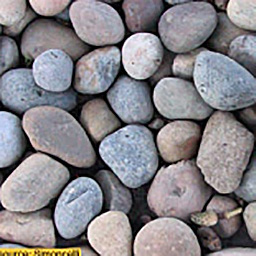
#> input picture pebbles.jpg, 256 x 256 px
$ python texture_synthesis_g.py
#> lines starting #> are read from the running program, lines starting #| are printed output that depends on the picture
#> further down, im is the input picture: shape (256, 256, 3); mean R, G, B 134.4, 131.8, 136.7
### texture_analysis_g.py
'''

	Texture Analysis (Gray Scale Version)

	this is a port of textureSynth/textureAnalysis.m by J. Portilla and E. Simoncelli.
	http://www.cns.nyu.edu/~lcv/texture/


'''

import numpy as np
import matplotlib.pyplot as plt
from scipy.stats import skew, kurtosis
from PIL import Image
import sys, os, copy
import logging

import sutils
import steerable_pyramid as steerable

SCRIPT_NAME = os.path.basename(__file__)
# logging
LOG_FMT = "[%(name)s] %(asctime)s %(levelname)s %(lineno)s %(message)s"
logging.basicConfig(level=logging.DEBUG, format=LOG_FMT)
LOGGER = logging.getLogger(os.path.basename(__file__))

class TextureAnalysis():
	def __init__(self, image, xres, yres, n, k, m):
		self.IMAGE_ARRAY = image # array
		self.XRES = xres # horizontal resolution
		self.YRES = yres # vertical resolution
		self.K = k # num. of orientation
		self.N = n # depth
		self.M = m # window size (must be odd)

		### mean and covariances of original image
		self.MEAN_RGB = np.array([])
		self.COV_RGB = np.array([])

		### marginal statistics of original image
		self.IM_MAR = np.array([])
		self.IM_CA = np.array([])

		## Steerable Pyramid
		self.LR = {}
		self.LR_MAR = np.array([])
		self.LR_MMEAN = 0.
		self.LR_CA = np.array([])

		self.BND = []
		self.BND_M = []
		self.BND_MCOR = []
		self.BND_MMAR = []
		self.BND_R = []
		self.BND_P = []
		self.BND_RP = []
		self.BND_IP = []
		self.H0 = {}
		self.H0_PRO = 0.

		self.COV_LR = np.array([])

		self.CF_MAR = []
		self.CF_CA = []
		self.CF_COUS = []
		self.CF_RCOU = []
		self.CF_CPAR = []
		self.CF_RPAR = []

	'''
		Analyse
	'''
	def analyse(self):

		# marginal statistics of original image.
		self.IM_MAR = sutils.mrg_stats(self.IMAGE_ARRAY)
#> self.IM_MAR = [134.3, 3600.2, -0.708, 2.61, 255, 0]

		# covariance matrix of orignal image
		self.IM_VAR = np.var(self.IMAGE_ARRAY)
#> self.IM_VAR = 3600.2

		# (a1) central auto correlation of image
		self.IM_CA = sutils.get_acorr(self.IMAGE_ARRAY, self.M)

		# add noise (according to textureAnalysis.m)
		# this is not neccesary.
#		noise = np.random.normal(0, 1, self.IMAGE_ARRAY.shape[0] * self.IMAGE_ARRAY.shape[1]).reshape(self.IMAGE_ARRAY.shape[0], self.IMAGE_ARRAY.shape[1])
#		noise = (noise * self.IM_MAR[4] - self.IM_MAR[5]) / 1000.
#		self.IMAGE_ARRAY = self.IMAGE_ARRAY + noise

		#-----------------------------------------
		# create steerable pyramid
		_sp = steerable.SteerablePyramid(self.IMAGE_ARRAY, self.XRES, self.YRES, self.N, self.K, '', '', 0)
		_sp.create_pyramids()

		#-----------------------------------------
		# lowpass residual
		lr = copy.deepcopy(_sp.LR)
		## marginal statistics of LR
		self.LR_MMEAN = np.mean(np.abs(lr['s']))
		## subtract mean : according to textureColorAnalysis.m
		_mean = np.mean(lr['s'].real)
		lr['s'] = lr['s'].real - _mean
		lr['f'] = np.fft.fftshift(np.fft.fft2(lr['s']))
		self.LR = lr
		## marginal statistics of lowpass residual
		## get L0 of LR of small size.(this tric is for synthesis process)
		_s = steerable.SteerablePyramid(lr['s'], lr['s'].shape[1], lr['s'].shape[0], 1, self.K, '', '', 0)
		_s.create_pyramids()

		# initial value of coarse to fine
		im = _s.L0['s'].real
		## marginal statistics of LR
		self.LR_MAR = sutils.mrg_stats(im)
		## central auto correlation of lowpass residuals
		self.LR_CA = sutils.get_acorr(im, self.M)

		#-----------------------------------------
		# bandpass
		bnd = copy.deepcopy(_sp.BND)
		self.BND = bnd

		_b_m, _b_r, _b_i = sutils.trans_b(bnd)
		## marginal statistics of magnitude
		self.BND_MMAR = sutils.mrg_b(_b_m)
		## magnitude
		for i in range(len(_b_m)):
			for k in range(len(_b_m[i])):
				_b_m[i][k] -= np.mean(_b_m[i][k])
		self.BND_M = _b_m
		## central auto-correlation of magnitude (this is 'ace' in textureColorAnalysis.m)
		self.BND_MCOR = sutils.autocorr_b(_b_m, self.M)
		## real values
		self.BND_R = _b_r

		_b_p, _b_rp, _b_ip = sutils.get_parent_g(copy.deepcopy(_sp.BND), lr)
		## maginitude of parent bandpass  (this is 'parent' in textureColorAnalysis.m)
		self.BND_P = _b_p
		## real values of parent bandpass (this is half of 'rparent' in textureColorAnalysis.m)
		self.BND_RP = _b_rp
		## imaginary values of parent bandpass (this is half of 'rparent' in textureColorAnalysis.m)
		self.BND_IP = _b_ip

		#-----------------------------------------
		# highpass residual
		_b = copy.deepcopy(_sp.H0)
		self.H0 = _b
		## marginal statistics of highpass residual
		self.H0_PRO = np.var(_b['s'].real)

		#-----------------------------------------
		# statistics for coarse to fine
		_ms = []
		_ac = []
		_cou = []
		for dp in range(self.N-1, -1, -1):
			# create steerable pyramid (create filters only)
			_z = np.zeros_like(bnd[dp][0]['s'])
			_s = steerable.SteerablePyramid(_z, _z.shape[1], _z.shape[0], 1, self.K, '', '', 0)
			# reconstruct dummy pyramid
			_recon = np.zeros_like(_z)
			for k in range(self.K):
				_recon += _s.B_FILT[0][k] * bnd[dp][k]['f']
			_recon = _recon * _s.L0_FILT
			_recon = np.fft.ifft2(np.fft.ifftshift(_recon)).real

			# expand
			im = sutils.expand(im, 2).real / 4.
			im = im.real + _recon

			# marginal statistics
			_ms.append(sutils.mrg_stats(im))
			# central auto correlations
			_ac.append(sutils.get_acorr(im, self.M))

		self.CF_MAR = _ms[::-1]
		self.CF_CA = _ac[::-1] # this is 'acr' in textureColorAnalysis.m

		#-----------------------------------------
		# auto correlartion matrix of lowpass residual (2 slided)
		self.COV_LR = sutils.cov_lr_g(self.LR)

		# coarse to fine loop (Get statistics of Bandpass)
		for dp in range(self.N-1, -1, -1):

			# combine colors
			cousins = sutils.cori_b(self.BND_M, dp)
			## save covariance matrices
			_tmp = np.dot(cousins.T, cousins) / cousins.shape[0]
			self.CF_COUS.append(copy.deepcopy(_tmp))

			bnd_r = []
			for k in range(self.K):
				bnd_r.append(self.BND[dp][k]['s'].real)

			rcousins = sutils.cori_bc(bnd_r, dp)
			# save covariance matrices
			_tmp = np.dot(rcousins.T, rcousins) / rcousins.shape[0]
			self.CF_RCOU.append(copy.deepcopy(_tmp))

			if dp < self.N-1:
				parents = self.BND_P[dp]
				# save covariance matrices
				_tmp = np.dot(cousins.T, parents) / cousins.shape[0]
				self.CF_CPAR.append(copy.deepcopy(_tmp))

				rparents = sutils.cori_rp(self.BND_RP, self.BND_IP, dp)
				# save covariance matrices
				_tmp = np.dot(rcousins.T, rparents) / rcousins.shape[0]
				self.CF_RPAR.append(copy.deepcopy(_tmp))


		self.CF_COUS = self.CF_COUS[::-1]
		self.CF_RCOU = self.CF_RCOU[::-1]
		self.CF_RPAR = self.CF_RPAR[::-1]
		self.CF_CPAR = self.CF_CPAR[::-1]

		return None

### sutils.py
import numpy as np
import math
from scipy.stats import skew, kurtosis
from sklearn.decomposition import PCA
import os
import logging

SCRIPT_NAME = os.path.basename(__file__)

# logging
LOG_FMT = "[%(name)s] %(asctime)s %(levelname)s %(lineno)s %(message)s"
logging.basicConfig(level=logging.DEBUG, format=LOG_FMT)
LOGGER = logging.getLogger(os.path.basename(__file__))

PS = 1e-6

'''
	Upsampling

	this is a port of textureSynth/expand.m by J. Portilla and E. Simoncelli.
	http://www.cns.nyu.edu/~lcv/texture/
	https://github.com/LabForComputationalVision/textureSynth

'''
# [34 lines left out: function expand, not called in this run]


'''
	Downsampling

	this is a port of textureSynth/shrink.m by J. Portilla and E. Simoncelli.
	https://github.com/LabForComputationalVision/textureSynth

	http://www.cns.nyu.edu/~lcv/texture/

'''
# [19 lines left out: function shrink, not called in this run]

'''
	Doubling phases

	this is a port of textureSynth/modskew.m by J. Portilla and E. Simoncelli.
	https://github.com/LabForComputationalVision/textureSynth

'''
# [11 lines left out: function double_phase, not called in this run]

# [11 lines of commented-out code are left out]


'''
	modify skewness

	this is a port of textureSynth/modskew.m by J. Portilla and E. Simoncelli.
	https://github.com/LabForComputationalVision/textureSynth

	http://www.cns.nyu.edu/~lcv/texture/

'''
# [127 lines left out: function mod_skew, not called in this run]


'''
	modify kurtosis

	this is a port of textureSynth/modkurt.m by J. Portilla and E. Simoncelli.
	https://github.com/LabForComputationalVision/textureSynth

	http://www.cns.nyu.edu/~lcv/texture/

'''
# [106 lines left out: function mod_kurt, not called in this run]


'''
	modify auto correlation

	this is a port of textureSynth/modacor22.m by J. Portilla and E. Simoncelli.
	https://github.com/LabForComputationalVision/textureSynth

	http://www.cns.nyu.edu/~lcv/texture/

'''
# [70 lines left out: function mod_acorr, not called in this run]


'''
	adjust correlation

	this is a port of textureSynth/adjustCorr1s.m by J. Portilla and E. Simoncelli.
	https://github.com/LabForComputationalVision/textureSynth

	http://www.cns.nyu.edu/~lcv/texture/

'''
# [38 lines left out: function adjust_corr1, not called in this run]


'''
	adjust correlation

	this is a port of textureSynth/adjustCorr2s.m by J. Portilla and E. Simoncelli.
	https://github.com/LabForComputationalVision/textureSynth

	http://www.cns.nyu.edu/~lcv/texture/

'''
# [45 lines left out: function adjust_corr2, not called in this run]


'''
	calicurate auto correlation

'''
def get_acorr(im, mm):
#> called with mm = 7
	_fr = np.fft.fft2(im)
#	_fr = np.fft.fftshift(np.fft.fft2(im))
	_la = np.floor((mm-1)/2)

	_t = np.absolute(_fr)
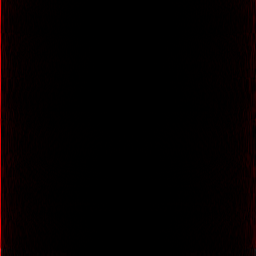
#> _t: shape (256, 256, 3) float64; mean of channels 0, 1, 2 1853.3, 122.8, 122.8; drawn with min black and max white
	_tmp = _t ** 2 / np.prod(_t.shape)
#	_tmp = ( _t - np.mean(_t.flatten()) )**2 / np.prod(_t.shape)
	# important!! auto-correlation
	_tmp = np.fft.ifft2(_tmp)
	_tmp = _tmp.real
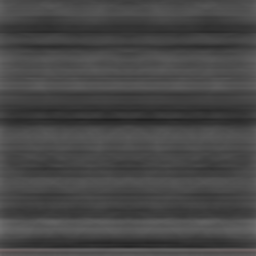
#> _tmp: shape (256, 256, 3) float64; mean of channels 0, 1, 2 71, 70.8, 70.8; drawn as R, G, B
	_tmp = np.fft.ifftshift(_tmp)
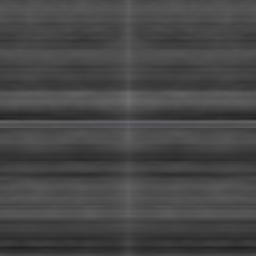
#> _tmp: shape (256, 256, 3) float64; mean of channels 0, 1, 2 70.8, 70.8, 71; drawn as R, G, B
#	_tmp = np.absolute(_tmp)

	ny = int(_t.shape[0]/2.0)
#> ny = 128
	nx = int(_t.shape[1]/2.0)
#> nx = 128

	_sch = min((ny, nx))
	le = int(min((_sch/2-1, _la)))
#> le = 3
	ac = _tmp[ny-le: ny+le+1, nx-le: nx+le+1]

	return ac


'''
	covariance matrix of color image(3 channels)

'''
# [15 lines left out: function cov_im, not called in this run]


'''
	means of color image(3 channels)

'''
# [12 lines left out: function mean_im, not called in this run]


'''
	normalized PCA

'''
# [16 lines left out: function get_pca_test, not called in this run]

'''
	normalized PCA

'''
# [33 lines left out: function get_pca, not called in this run]


'''
	(1) marginal statistics
		mean, variance, skewness, kurtosis, range of original image
		variance of highpass residual
'''
def mrg_stats(image):

	_mean = np.mean(image.real.flatten())
	_var = np.var(image.real.flatten())
	_skew = skew(image.real.flatten())
	_kurt = kurtosis(image.real.flatten()) + 3.0 # make same as MATLAB
	_max = np.max(image.real)
	_min = np.min(image.real)

	return [ _mean, _var, _skew, _kurt, _max, _min ]


'''
	auto-correlation of lowpass residual (Color Version)

'''
# [13 lines left out: function cov_lr, not called in this run]

'''
	conbine slided residuals (Color Version)
'''
# [16 lines left out: function get_2slide, not called in this run]


'''
	auto-correlation of lowpass residual (Gray Version)

'''
# [11 lines left out: function cov_lr_g, not called in this run]


'''
	conbine slided residuals (Gary Version)
'''
# [14 lines left out: function get_2slide_g, not called in this run]


'''
	get magnitude and real values of bandpass

'''
# [23 lines left out: function trans_b, not called in this run]


'''
	get parents of bandpass (Color)

'''
# [39 lines left out: function get_parent, not called in this run]


'''
	get parents of bandpass (Gray)

'''
# [26 lines left out: function get_parent_g, not called in this run]


'''
	central auto-correlation of magnitude of bandpass

'''
# [9 lines left out: function autocorr_b, not called in this run]


'''
	marginal statistics of magnitude of bandpass

'''
# [9 lines left out: function mrg_b, not called in this run]


'''
	combine colors	(color version)

'''
# [88 lines left out: functions cclr_b, cclr_bc, cclr_p, cclr_rp, not called in this run]


'''
	separate colors

'''
# [17 lines left out: function sclr_b, not called in this run]


'''
	combine orientations (Gray Only)

'''
# [47 lines left out: functions cori_b, cori_bc, cori_rp, not called in this run]


'''
	separate orientations (Gray ony)

'''
# [12 lines left out: function sori_b, not called in this run]

'''
	Create mirrored image

'''
def pad_reflect(image):
	image1 = np.pad(image, [[int(image.shape[0]/2), int(image.shape[0]/2)], [int(image.shape[1]/2), int(image.shape[1]/2)]] , 'reflect')
	return image1

### steerable_pyramid.py
'''
	Steerable Pyramid (Comlex Version)

	This is just for TextureSynthesis.
	You can not reconstruct the images from the results of decomposition

	==================================================================================

	This implementaion is basically based on J. Portilla and E. Simoncelli [2000] .
	The definition on bandpass filters are based on T. Briand et al. [2014].
	Spatioal representation is in complex.

	In this program, all filters are applied in Fourier domain because of computational efficiency.
	As described in . Briand et al. [2014] IPOL

	"Parametric Texture Model Based on Joint Statistics of Complex Wavelet Coefficient"
	J. Portilla and E. Simoncelli [2000]
	http://www.cns.nyu.edu/pub/lcv/portilla99.pdf

	According to MatLab source code distributed by E.Simoncelli, filters are applied in
	spatioal domain.
	https://github.com/gregfreeman/matlabPyrTools

	See also,
	"The Heeger-Bergen Pyramid-Based Texture Synthesis Algorithm"
	T. Briand et al. [2014] IPOL
	http://www.ipol.im/pub/art/2014/79/

	"The Steerable Pyramid:A Flexible Architecture For Multi-Scale Derivative Computation"
	E.Simoncelli and W.Freeman [1995]
	http://www.cns.nyu.edu/pub/eero/simoncelli95b.pdf

	"A Filter Design Technique For Steerable Pyramid Image Transform"
	A.Karasaridis and E.Simoncelli [1996]
	https://pdfs.semanticscholar.org/625e/ec8262570a3d62a2f252c151ef14e2be9b5d.pdf

	"Design and Use of Steerable Filters"
	W.Freeman and E.Adelson [1991]
	http://people.csail.mit.edu/billf/publications/Design_and_Use_of_Steerable_Filters.pdf


'''

from PIL import Image
import matplotlib.pyplot as plt
import numpy as np
import math
import sys, os
import logging

SCRIPT_NAME = os.path.basename(__file__)
# logging
LOG_FMT = "[%(name)s] %(asctime)s %(levelname)s %(lineno)s %(message)s"
logging.basicConfig(level=logging.DEBUG, format=LOG_FMT)
LOGGER = logging.getLogger(os.path.basename(__file__))

'''

	Steerable Pyramid

'''

class SteerablePyramid():
	def __init__(self, image, xres, yres, n, k, image_name, out_path, verbose):
#> called with xres = 256, yres = 256, n = 5, k = 4, image_name = '', out_path = '', verbose = 0
		self.XRES = xres # horizontal resolution
		self.YRES = yres # vertical resolution
		self.IMAGE_ARRAY = np.asarray(image, dtype='complex')
		self.IMAGE_NAME = image_name
#		self.OUT_PATH = out_path # path to the directory for saving images.
		self.OUT_PATH = out_path + '/{}' # path to the directory for saving images.
		## validation of num. of orientaion
		self.Ks = [4, 6, 8, 10, 12, 15, 18, 20, 30, 60]
		if not k in self.Ks:
			LOGGER.error('illegal number of orientation: {}'.format(str(k)))
			raise ValueError('illegal number of orientation: {}'.format(str(k)))
		self.K = k # num. of orientation
		## validation of depth
		_tmp = np.log2(np.min(np.array([xres, yres])))
		if n  > _tmp - 1:
			LOGGER.error('illegal depth: {}'.format(str(n)))
			raise ValueError('illegal depth: {}'.format(str(n)))
		self.N = n # depth
		self.verbose = verbose # verbose
		self.ALPHAK = 2.**(self.K-1) * math.factorial(self.K-1)/np.sqrt(self.K * float(math.factorial(2*(self.K-1))))
#		self.ALPHAK = 2.**(self.K-1) * math.factorial(self.K-1)/np.sqrt(self.K * float(math.factorial(2.*(self.K-1))))
		self.RES = []
		for i in range(0, self.N):
			_tmp = 2.** i
			self.RES.append( (int(self.XRES/_tmp), int(self.YRES/_tmp)) )
		self.GRID = [] # grid
		self.WX = []
		self.WY = []
		for i in range(0, self.N):
			_x = np.linspace(-np.pi, np.pi, num = self.RES[i][0], endpoint = False)
			_y = np.linspace(-np.pi, np.pi, num = self.RES[i][1], endpoint = False)
			self.WX.append(_x)
			self.WY.append(_y)
			self.GRID.append(np.zeros((_x.shape[0], _y.shape[0])))

		self.RS = [] # polar coordinates
		self.AT = [] # angular cordinates

		# Filters
		self.H0_FILT = np.array([])
		self.L0_FILT = np.array([])
		self.L_FILT = []
		self.H_FILT = []
		self.B_FILT = []

		# Pyramids
		self.H0 = {'f':None, 's':None}
		self.L0 = {'f':None, 's':None}
		self.LR = {'f':None, 's':None}
		self.BND = []
		self.LOW = [] # L1, ...LN

		## CREATE FILTERS
		# caliculate polar coordinates.
		self.RS, self.AT = self.caliculate_polar()
		## for debugging, let coordinates same as Matlab.
#		for n in range(self.N):
#			self.RS[n] = self.RS[n].T
#			self.AT[n] = self.AT[n].T

		# caliculate H0 values on the grid.
		fil = self.calicurate_h0_filter()
		self.H0_FILT = fil

		# caliculate L0 values on the grid.
		fil = self.calicurate_l0_filter()
		self.L0_FILT = fil

		# caliculate L(Low pass filter) values on the grid.
		fil = self.calicurate_l_filter()
		self.L_FILT = fil

		# caliculate H(fot bandpass filter) values on the grid.
		fil = self.calicurate_h_filter()
		self.H_FILT = fil

		# caliculate B values on the grid.
		fils = self.calicurate_b_filters()
		self.B_FILT = fils

	# caliculate polar coordinates on the grid.
	def caliculate_polar(self):
		pol = []
		ang = []
		for i in range(0, self.N):
			# caliculate polar coordinates(radius) on the grid. they are in [0, inf).
			rs = self.GRID[i].copy()
			yy, xx= np.meshgrid(self.WX[i], self.WY[i])
			rs = np.sqrt((xx)**2 + (yy)**2)

			# caliculate angular coordinates(theta) on the grid. they are in (-pi, pi].
			at= self.GRID[i].copy()
			_idx = np.where((yy == 0) & (xx < 0))
			at[_idx] = np.pi
			_idx = np.where((yy != 0) | (xx >= 0))
			at[_idx] = np.arctan2(yy[_idx], xx[_idx])

			pol.append(rs)
			ang.append(at)

		return pol, ang

	# caliculate H0 values on the grid.
	def calicurate_h0_filter(self):
		fil = self.GRID[0].copy()
		fil[np.where(self.RS[0] >= np.pi)] = 1
		fil[np.where(self.RS[0] < np.pi/2.)] = 0
		_ind = np.where((self.RS[0] > np.pi/2.) & (self.RS[0] < np.pi))
		fil[_ind] = np.cos(np.pi/2. * np.log2( self.RS[0][_ind]/np.pi) )

		if self.verbose == 1:
			# save image
			plt.clf()
			plt.contourf(self.WX[0], self.WY[0], fil)
			plt.axes().set_aspect('equal', 'datalim')
			plt.colorbar()
			plt.xlabel('x')
			plt.ylabel('y')
			plt.title('H0 Filter : Fourier Domain')
			plt.savefig(self.OUT_PATH.format('fil_highpass0.png'))

		return fil

	# caliculate L0 values on the grid.
	def calicurate_l0_filter(self):
		fil = self.GRID[0].copy()
		fil[np.where(self.RS[0] >= np.pi)] = 0
		fil[np.where(self.RS[0] <= np.pi/2.)] = 1
		_ind = np.where((self.RS[0] > np.pi/2.) & (self.RS[0] < np.pi))
		fil[_ind] = np.cos(np.pi/2. * np.log2(2. * self.RS[0][_ind]/np.pi))

		if self.verbose == 1:
			# save image
			plt.clf()
			plt.contourf(self.WX[0], self.WY[0], fil)
			plt.axes().set_aspect('equal', 'datalim')
			plt.colorbar()
			plt.xlabel('x')
			plt.ylabel('y')
			plt.title('L0 Filter : Fourier Domain')
			plt.savefig(self.OUT_PATH.format('fil_lowpass0.png'))

		return fil

	# caliculate L filter values on the grid.
	def calicurate_l_filter(self):
		_f = []
		for i in range(0, self.N):
			fil = self.GRID[i].copy()
			fil[np.where(self.RS[i] >= np.pi/2.)] = 0
			fil[np.where(self.RS[i] <= np.pi/4.)] = 1
			_ind = np.where((self.RS[i] > np.pi/4.) & (self.RS[i] < np.pi/2.))
			fil[_ind] = np.cos(np.pi/2. * np.log2(4. * self.RS[i][_ind]/np.pi))

			_f.append(fil)

			if i == 0 and self.verbose == 1:
				plt.clf()
				plt.contourf(self.WX[i], self.WY[i], fil)
				plt.axes().set_aspect('equal', 'datalim')
				plt.colorbar()
				plt.xlabel('x')
				plt.ylabel('y')
				plt.title('Lowpass filter of Layer{} : Fourier Domain'.format(str(i)))
				plt.savefig(self.OUT_PATH.format('fil_lowpass-layer{}.png'.format(str(i))))

		return _f

	# caliculate H0 filter values on the grid.
	def calicurate_h_filter(self):
		_f = []
		for i in range(0, self.N):
			fil = self.GRID[i].copy()
			fil[np.where(self.RS[i] >= np.pi/2.)] = 1
			fil[np.where(self.RS[i] <= np.pi/4.)] = 0
			_ind = np.where((self.RS[i] > np.pi/4.) & (self.RS[i] < np.pi/2.))
			fil[_ind] = np.cos(np.pi/2. * np.log2(2.*self.RS[i][_ind]/np.pi))

			_f.append(fil)

			if i == 0 and self.verbose == 1:
				plt.clf()
				plt.contourf(self.WX[i], self.WY[i], fil)
				plt.axes().set_aspect('equal', 'datalim')
				plt.colorbar()
				plt.xlabel('x')
				plt.ylabel('y')
				plt.title('Highpass filter of Layer{} : Fourier Domain'.format(str(i)))
				plt.savefig(self.OUT_PATH.format('fil_highpass-layer{}.png'.format(str(i))))

		return _f

	def calicurate_b_filters(self):
		f_ = []
		for i in range(0, self.N):
			fils_ = []

			for k in range(self.K):
				# caliculate Bk values on the grid.
				fil_= np.zeros_like(self.GRID[i], dtype=complex)
				th1= self.AT[i].copy()
				th2= self.AT[i].copy()

				th1[np.where(self.AT[i] - k*np.pi/self.K < -np.pi)] += 2.*np.pi
				th1[np.where(self.AT[i] - k*np.pi/self.K > np.pi)] -= 2.*np.pi
				ind_ = np.where(np.absolute(th1 - k*np.pi/self.K) <= np.pi/2.)
				fil_[ind_] = self.ALPHAK * (np.cos(th1[ind_] - k*np.pi/self.K))**(self.K-1)
#				fil_[ind_] = complex(0,1)**k * self.ALPHAK * (np.cos(th1[ind_] - k*np.pi/self.K))**(self.K-1)
				th2[np.where(self.AT[i] + (self.K-k)*np.pi/self.K < -np.pi)] += 2.*np.pi
				th2[np.where(self.AT[i] + (self.K-k)*np.pi/self.K > np.pi)] -= 2.*np.pi
				ind_ = np.where(np.absolute(th2 + (self.K-k) * np.pi/self.K) <= np.pi/2.)
				fil_[ind_] = self.ALPHAK * (np.cos(th2[ind_]+ (self.K-k) * np.pi/self.K))**(self.K-1)
#				fil_[ind_] = complex(0,1)**k * self.ALPHAK * (np.cos(th2[ind_]+ (self.K-k) * np.pi/self.K))**(self.K-1)

				fil_= self.H_FILT[i] * fil_
				fils_.append(fil_.copy())

				if i == 0 and self.verbose == 1:
					plt.clf()
					plt.contourf(self.WX[i], self.WY[i], np.abs(fil_))
					plt.axes().set_aspect('equal', 'datalim')
					plt.colorbar()
					plt.xlabel('x')
					plt.ylabel('y')
					plt.title('Bandpass filter of layer{} : Fourier Domain'.format(str(i)))
					plt.savefig(self.OUT_PATH.format('fil_bandpass{}-layer{}.png'.format(str(k), str(i))))

					plt.clf()
					plt.contourf(self.WX[i], self.WY[i], np.abs(fil_ * self.L0_FILT))
					plt.axes().set_aspect('equal', 'datalim')
					plt.colorbar()
					plt.xlabel('x')
					plt.ylabel('y')
					plt.title('Bandpass * Lowpass filter of layer{}'.format(str(i)))
					plt.savefig(self.OUT_PATH.format('fil_lo-bandpass{}-layer{}.png'.format(str(k), str(i))))

			f_.append(fils_)

		return f_

	# create steerable pyramid
	def create_pyramids(self):

		# DFT
		ft = np.fft.fft2(self.IMAGE_ARRAY)
		_ft = np.fft.fftshift(ft)

		# apply highpass filter(H0) and save highpass resudual
#> (the run stopped early here; a loop or call above may not have finished)
